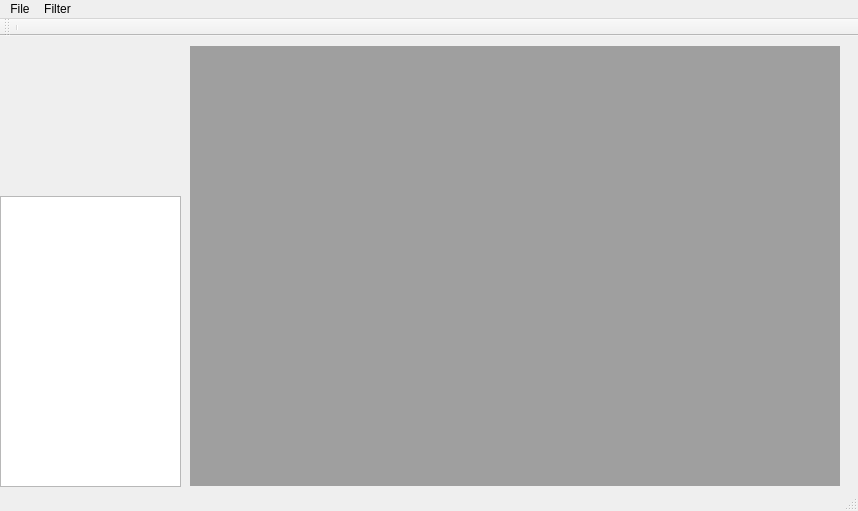
<?xml version="1.0" encoding="UTF-8"?>
<ui version="4.0">
 <class>ITSClass</class>
 <widget class="QMainWindow" name="ITSClass">
  <property name="geometry">
   <rect>
    <x>0</x>
    <y>0</y>
    <width>858</width>
    <height>511</height>
   </rect>
  </property>
  <property name="windowTitle">
   <string>ITS</string>
  </property>
  <widget class="QWidget" name="centralWidget">
   <widget class="QMdiArea" name="mdiArea">
    <property name="geometry">
     <rect>
      <x>190</x>
      <y>10</y>
      <width>650</width>
      <height>440</height>
     </rect>
    </property>
    <property name="verticalScrollBarPolicy">
     <enum>Qt::ScrollBarAsNeeded</enum>
    </property>
    <property name="viewMode">
     <enum>QMdiArea::SubWindowView</enum>
    </property>
   </widget>
   <widget class="QTreeView" name="treeView">
    <property name="geometry">
     <rect>
      <x>0</x>
      <y>160</y>
      <width>181</width>
      <height>291</height>
     </rect>
    </property>
   </widget>
  </widget>
  <widget class="QMenuBar" name="menuBar">
   <property name="geometry">
    <rect>
     <x>0</x>
     <y>0</y>
     <width>858</width>
     <height>21</height>
    </rect>
   </property>
   <widget class="QMenu" name="menuFile">
    <property name="title">
     <string>File</string>
    </property>
    <widget class="QMenu" name="menuImport_Photos">
     <property name="title">
      <string>Import Photos</string>
     </property>
     <addaction name="actionKlasor"/>
     <addaction name="actionWeb"/>
     <addaction name="actionSearch_HardDisk"/>
    </widget>
    <addaction name="menuImport_Photos"/>
    <addaction name="actionExport_Photos"/>
   </widget>
   <widget class="QMenu" name="menuFilter">
    <property name="title">
     <string>Filter</string>
    </property>
   </widget>
   <addaction name="menuFile"/>
   <addaction name="menuFilter"/>
  </widget>
  <widget class="QToolBar" name="mainToolBar">
   <attribute name="toolBarArea">
    <enum>TopToolBarArea</enum>
   </attribute>
   <attribute name="toolBarBreak">
    <bool>false</bool>
   </attribute>
   <addaction name="separator"/>
  </widget>
  <widget class="QStatusBar" name="statusBar"/>
  <action name="actionImport">
   <property name="text">
    <string>Import</string>
   </property>
  </action>
  <action name="actionKlasor">
   <property name="text">
    <string>Klasor</string>
   </property>
  </action>
  <action name="actionWeb">
   <property name="text">
    <string>Web</string>
   </property>
  </action>
  <action name="actionExport">
   <property name="text">
    <string>Export</string>
   </property>
  </action>
  <action name="actionExport_Photos">
   <property name="text">
    <string>Export Photos</string>
   </property>
  </action>
  <action name="actionSearch_HardDisk">
   <property name="text">
    <string>Search HardDisk</string>
   </property>
  </action>
 </widget>
 <layoutdefault spacing="6" margin="11"/>
 <resources>
  <include location="its.qrc"/>
 </resources>
 <connections/>
</ui>
